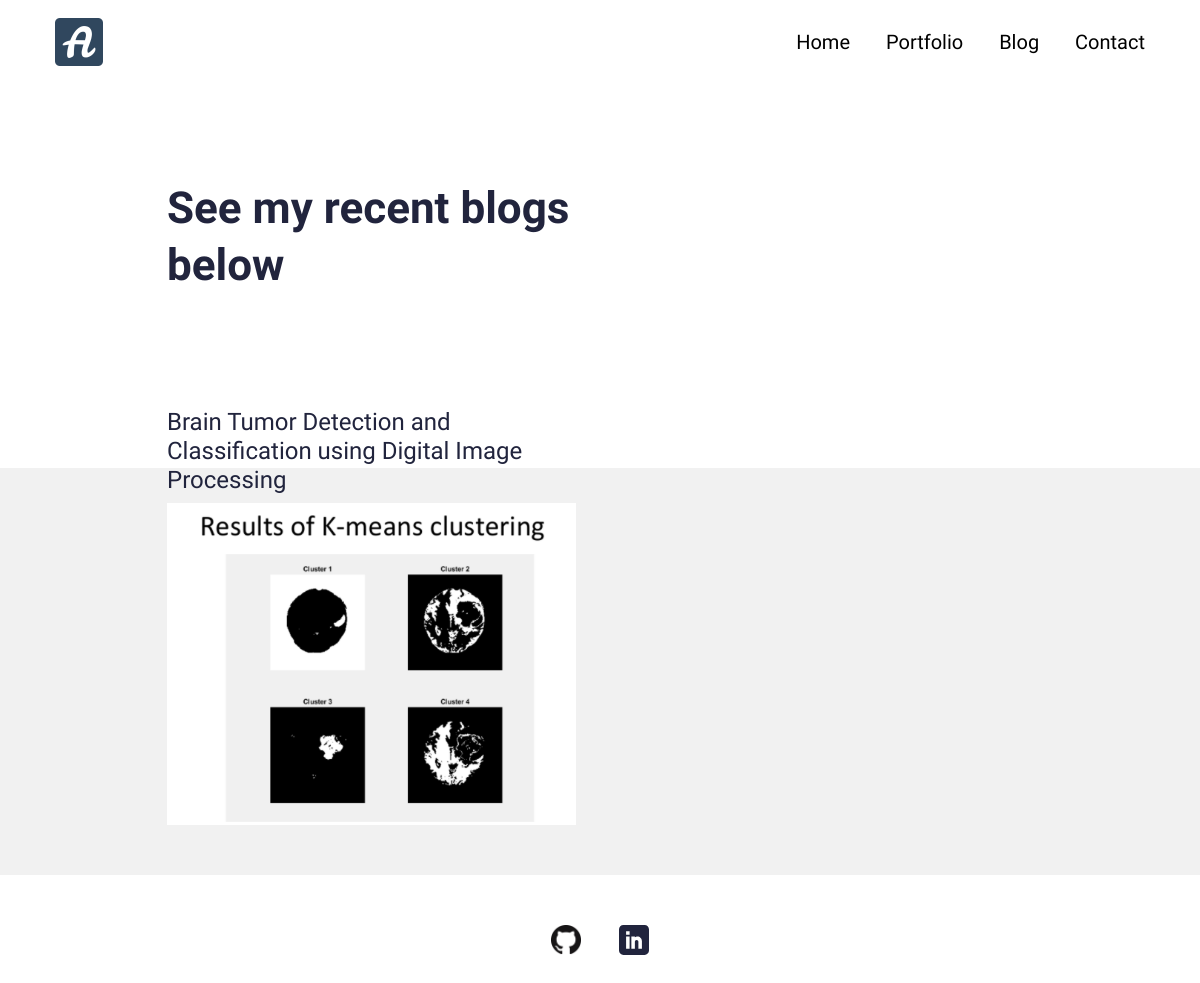
Screenshot of /blog/ with the database file from the repository.
### resumeapp/models.py (models this page shows, shortened)
class Blog(models.Model):
    class Meta:
        verbose_name_plural = 'Blog Profiles'
        verbose_name = 'Blog'
        ordering = ["timestamp"]
    timestamp = models.DateTimeField(auto_now_add=True)
    author = models.CharField(max_length=200, blank=True, null=True)
    name = models.CharField(max_length=200, blank=True, null=True)
    description = models.CharField(max_length=500, blank=True, null=True)
    body = RichTextField(blank=True, null=True)
    slug = models.SlugField(null=True, blank=True)
    image = models.ImageField(blank=True, null=True, upload_to="blog")
    is_active = models.BooleanField(default=True)

### resumeapp/views.py (the view)
# urls.py: path('blog/', views.BlogView.as_view(), name="blogs"),
class BlogView(generic.ListView):
	model = Blog
	template_name = "main/blog.html"
	paginate_by = 10
	def get_queryset(self):
		return super().get_queryset().filter(is_active=True)

### resumeproj/context_processors.py (called while the page is built)
def project_context(request):
	context = {
		'me': User.objects.first(),
	}
	return context

### resumeapp/templates/main/blog.html (shortened to what this page needs)
{% extends 'main/base.html' %}
{% load static %}
{% block content %}
<section>
  <div class="innerPageBannerCol">
    <div class="container">
      <div class="row g-4 g-md-3  align-items-center">
        <div class="col-md-6">
          <div class="bannerContent">
            <h1 class="xlTitle pb-md-3">See my recent blogs below</h1>
          </div>
        </div>
      </div>
    </div>
  </div>
</section>
<section>
  <div class="lightBg">
    <div class="container">
      <div class="portfolioContentMain">
        <div class="row g-3 g-md-4 g-lg-5 portfolioRow">
          {% for obj in object_list %}
          <div class="col-md-6 pColMain">
            <div class="pCol">
              <a href="{% url 'resumeapp:blog' slug=obj.slug %}" >
                <h4>{{ obj.name }}</h4>
                <img src="{{obj.image.url}}" alt="..." class="pImg">
              </a>
            </div>
          </div>
          {% endfor %}
        </div>
      </div>
    </div>
  </div>
</section>
{%endblock%}

### resumeapp/static/css/style.css (style rules this page uses)
:root { --primaryColor: #9C07B6; --primaryDarkColor: #3D0048; --primaryHoverColor: #900AA8; --secondaryColor: #F9B000; --baseColor: #21243D; --baseFont: 'Heebo', sans-serif; --titleFont: 'Courier Prime', monospace; --regular: 400; --medium: 500; --bold: 700; --black: 900; --lightBg: #F1F1F1; }
html { scroll-behavior: smooth; }
body { font-family: var(--baseFont); color: var(--baseColor); line-height: normal; }
img { max-width: 100%; }
a { color: inherit; }
a, .btn { -webkit-transition: all 300ms ease-in-out 0s; -o-transition: all 300ms ease-in-out 0s; transition: all 300ms ease-in-out 0s; text-decoration: none; }
.lightBg { background-color: var(--lightBg); }
.xlTitle { font-size: 44px; line-height: 1.3; font-weight: var(--bold); font-family: var(--titleFont) }
.innerPageBannerCol { padding: 180px 0 150px; }
.portfolioContentMain { position: relative; z-index: 1; padding: 50px 0 ; }
.pCol { height: 100%; }
.pImg { width: 100%; }
.portfolioRow .pColMain:nth-child(2n-1) .pCol { margin-top: -110px; }
@media (min-width:992px) { .container, .container-lg, .container-md, .container-sm, .container-xl, .container-xxl { max-width: 890px; } }

### rows the page displays
Blog: name "Brain Tumor Detection and Classification using Digital Image Processing", image (picture)
